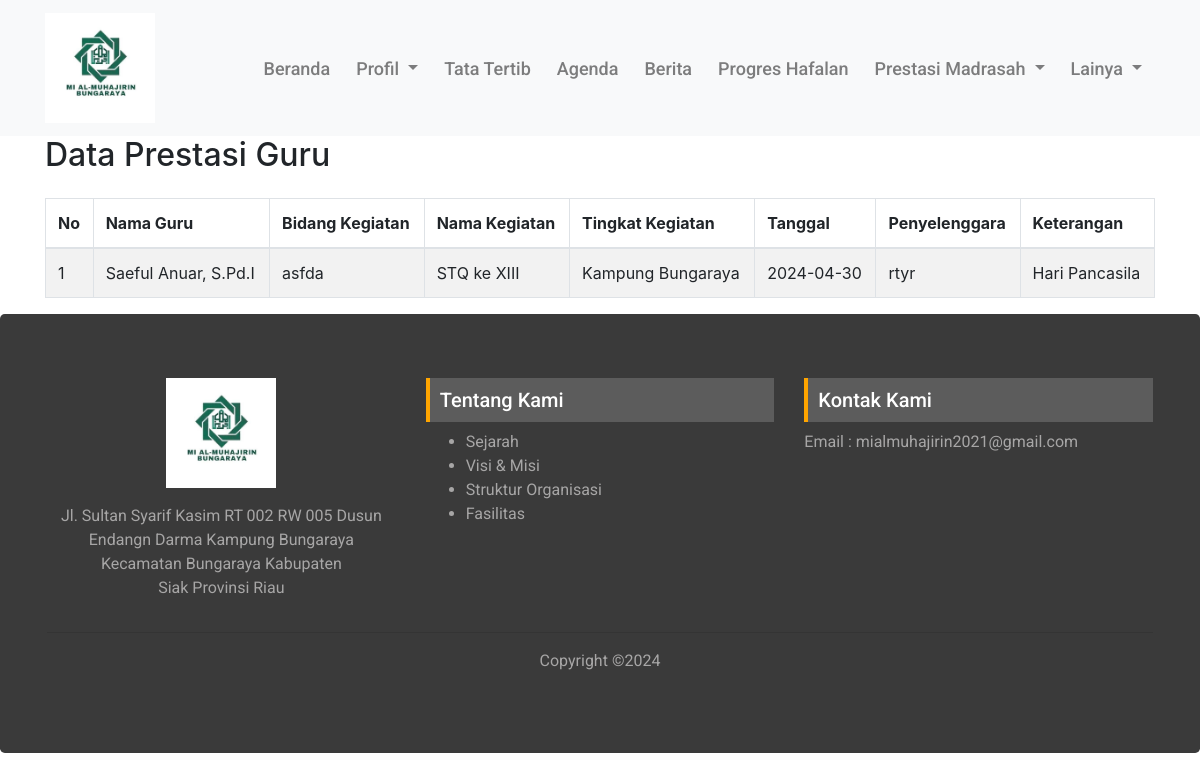
/prestasiguruu, run on the app's committed database.
### tables this page shows
CREATE TABLE `prestasiguru` (
  `id_guru` int(11) NOT NULL,
  `namaguru` varchar(500) NOT NULL,
  `bidangkegiatan` varchar(500) NOT NULL,
  `namakegiatan` varchar(500) NOT NULL,
  `tingkatkegiatan` varchar(500) NOT NULL,
  `tanggal` date NOT NULL,
  `penyelenggara` varchar(500) NOT NULL,
  `keterangan` varchar(500) NOT NULL
);

### application/controllers/PrestasiGuruu.php (called while the page is built, shortened)
<?php
class PrestasiGuruu extends CI_Controller {
	public function __construct()
	{
		$this->load->model('PrestasiGuru_model', 'prestasiguruu');
        $this->load->model('menu_model', 'menu');
        $this->load->model('PrestasiGuru_model');
        $this->PrestasiGuru_model = new PrestasiGuru_model();
        $this->load->library('session');
	}
	public function index($page = null)
	{
        $this->load->model('PrestasiGuru_model');
        $data['data_guru'] = $this->PrestasiGuru_model->get_all_guru();
        $data['title']		= 'Prestasi Guru';
      $data['page'] = 'prestasiguru/index';
      $this->load->view('front/layouts/main', $data);
	}
}

### index.php (called while the page is built, shortened)
<?php
require_once BASEPATH.'core/CodeIgniter.php';

### application/models/PrestasiGuru_model.php (called while the page is built, shortened)
<?php
class PrestasiGuru_model extends CI_Model {
    public function get_all_guru() {
        $query = $this->db->get('prestasiguru');
        return $query->result();
    }
}

### application/views/front/pages/prestasiguru/index.php (the view, shortened to what this page needs)
<div class="container">
	<div class="row">
		<div class="col">
			<h2>Data Prestasi Guru</h2>
		</div>
	</div>
	<div class="table-responsive mt-3">
      <table class="table table-striped table-bordered"  cellspacing="0" width="100%">
         <thead>
				<tr>
					<th>No</th>
					<th>Nama Guru</th>
					<th>Bidang Kegiatan</th>
               <th>Nama Kegiatan</th>
               <th>Tingkat Kegiatan</th>
               <th>Tanggal</th>
               <th>Penyelenggara</th>
					<th>Keterangan</th>
				</tr>
         </thead>
         <tbody>
            <?php $no = 1; ?>
            <?php foreach ($data_guru as $guru): ?>
                <tr>
                    <td><?= $no ?></td>
                    <td><?= isset($guru->namaguru) ? $guru->namaguru : 'Nama Guru Tidak Ditemukan' ?></td>
                    <td><?= isset($guru->bidangkegiatan) ? $guru->bidangkegiatan : 'Bidang Kegiatan Tidak Ditemukan' ?></td>
                    <td><?= isset($guru->namakegiatan) ? $guru->namakegiatan : 'Nama Kegiatan Tidak Ditemukan' ?></td>
                    <td><?= isset($guru->tingkatkegiatan) ? $guru->tingkatkegiatan : 'Tingkat Kegiatan Tidak Ditemukan' ?></td>
                    <td><?= isset($guru->tanggal) ? $guru->tanggal : 'Tanggal Tidak Ditemukan' ?></td>
                    <td><?= isset($guru->penyelenggara) ? $guru->penyelenggara : 'Penyelenggara Tidak Ditemukan' ?></td>
                    <td><?= isset($guru->keterangan) ? $guru->keterangan : 'Keterangan Tidak Ditemukan' ?></td>
                </tr>
                <?php $no++; ?>
            <?php endforeach; ?>
         </tbody>
      </table>
   </div>
</div>

### asset/css/style.css (style rules this page uses)
html, body { overflow-x: hidden !important; }

### data on the page
prestasiguru: namaguru "Saeful Anuar, S.Pd.I", bidangkegiatan "asfda", namakegiatan "STQ ke XIII", tingkatkegiatan "Kampung Bungaraya", tanggal "2024-04-30", penyelenggara "rtyr", keterangan "Hari Pancasila"
